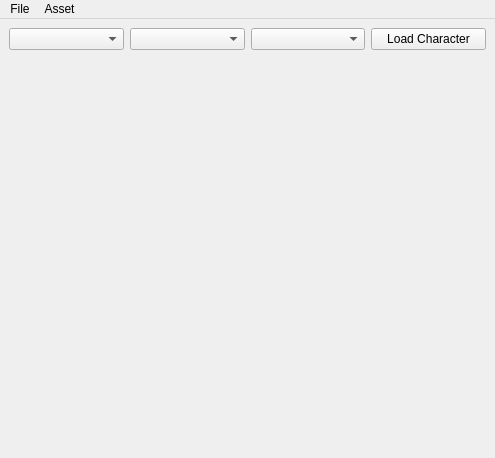
<?xml version="1.0" encoding="UTF-8"?>
<ui version="4.0">
 <class>OsirisRigBuilder</class>
 <widget class="QMainWindow" name="OsirisRigBuilder">
  <property name="geometry">
   <rect>
    <x>0</x>
    <y>0</y>
    <width>495</width>
    <height>458</height>
   </rect>
  </property>
  <property name="windowTitle">
   <string>Osiris Rig Builder</string>
  </property>
  <property name="documentMode">
   <bool>true</bool>
  </property>
  <property name="dockNestingEnabled">
   <bool>false</bool>
  </property>
  <property name="dockOptions">
   <set>QMainWindow::AllowTabbedDocks|QMainWindow::AnimatedDocks</set>
  </property>
  <property name="unifiedTitleAndToolBarOnMac">
   <bool>false</bool>
  </property>
  <widget class="QWidget" name="centralwidget">
   <layout class="QGridLayout" name="gridLayout_2">
    <item row="1" column="1">
     <layout class="QVBoxLayout" name="buildListContainer">
      <property name="rightMargin">
       <number>0</number>
      </property>
     </layout>
    </item>
    <item row="0" column="0" colspan="2">
     <layout class="QHBoxLayout" name="charInfo" stretch="0,0,0,0">
      <item>
       <widget class="QComboBox" name="projectName"/>
      </item>
      <item>
       <widget class="QComboBox" name="assetType">
        <property name="minimumSize">
         <size>
          <width>85</width>
          <height>0</height>
         </size>
        </property>
        <property name="focusPolicy">
         <enum>Qt::StrongFocus</enum>
        </property>
        <property name="frame">
         <bool>true</bool>
        </property>
       </widget>
      </item>
      <item>
       <widget class="QComboBox" name="assetName"/>
      </item>
      <item>
       <widget class="QPushButton" name="loadCharacter">
        <property name="text">
         <string>Load Character</string>
        </property>
       </widget>
      </item>
     </layout>
    </item>
    <item row="1" column="0">
     <layout class="QVBoxLayout" name="moduleListContainer">
      <property name="topMargin">
       <number>0</number>
      </property>
      <property name="rightMargin">
       <number>0</number>
      </property>
     </layout>
    </item>
    <item row="2" column="0" colspan="2">
     <layout class="QVBoxLayout" name="attributeLayoutContainer" stretch=""/>
    </item>
    <item row="3" column="0">
     <spacer name="verticalSpacer">
      <property name="orientation">
       <enum>Qt::Vertical</enum>
      </property>
      <property name="sizeHint" stdset="0">
       <size>
        <width>20</width>
        <height>40</height>
       </size>
      </property>
     </spacer>
    </item>
   </layout>
  </widget>
  <widget class="QMenuBar" name="menubar">
   <property name="geometry">
    <rect>
     <x>0</x>
     <y>0</y>
     <width>495</width>
     <height>26</height>
    </rect>
   </property>
   <widget class="QMenu" name="menuFile">
    <property name="title">
     <string>File</string>
    </property>
    <addaction name="actionNew"/>
    <addaction name="actionSave"/>
    <addaction name="actionLoad"/>
    <addaction name="separator"/>
   </widget>
   <widget class="QMenu" name="menuAsset">
    <property name="enabled">
     <bool>true</bool>
    </property>
    <property name="title">
     <string>Asset</string>
    </property>
    <widget class="QMenu" name="menuCVS">
     <property name="enabled">
      <bool>false</bool>
     </property>
     <property name="title">
      <string>CVs</string>
     </property>
     <addaction name="actionSaveCVS"/>
     <addaction name="actionLoadCVS"/>
     <addaction name="actionMirrorCVS"/>
    </widget>
    <widget class="QMenu" name="menuWeights">
     <property name="enabled">
      <bool>false</bool>
     </property>
     <property name="title">
      <string>Weights</string>
     </property>
     <addaction name="actionSaveWeights"/>
     <addaction name="actionLoadWeights"/>
    </widget>
    <widget class="QMenu" name="menuSkeleton">
     <property name="enabled">
      <bool>false</bool>
     </property>
     <property name="title">
      <string>Skeleton</string>
     </property>
     <addaction name="actionSaveSkeleton"/>
     <addaction name="actionLoadSkeleton"/>
    </widget>
    <widget class="QMenu" name="menuMesh">
     <property name="enabled">
      <bool>false</bool>
     </property>
     <property name="title">
      <string>Mesh</string>
     </property>
     <addaction name="actionSaveMesh"/>
     <addaction name="actionLoadMesh"/>
    </widget>
    <widget class="QMenu" name="menuAnimRig">
     <property name="enabled">
      <bool>false</bool>
     </property>
     <property name="title">
      <string>AnimRig</string>
     </property>
     <addaction name="actionSaveAnimRig"/>
     <addaction name="actionLoadAnimRig"/>
    </widget>
    <addaction name="menuSkeleton"/>
    <addaction name="menuMesh"/>
    <addaction name="menuCVS"/>
    <addaction name="menuWeights"/>
    <addaction name="menuAnimRig"/>
    <addaction name="separator"/>
    <addaction name="actionBuild"/>
   </widget>
   <addaction name="menuFile"/>
   <addaction name="menuAsset"/>
  </widget>
  <action name="actionNew">
   <property name="text">
    <string>New</string>
   </property>
  </action>
  <action name="actionSave">
   <property name="text">
    <string>Save</string>
   </property>
  </action>
  <action name="actionLoad">
   <property name="text">
    <string>Load</string>
   </property>
  </action>
  <action name="actionNew_2">
   <property name="text">
    <string>New</string>
   </property>
  </action>
  <action name="actionSaveCVS">
   <property name="text">
    <string>Save</string>
   </property>
  </action>
  <action name="actionLoadCVS">
   <property name="text">
    <string>Load</string>
   </property>
  </action>
  <action name="actionMirrorCVS">
   <property name="text">
    <string>Mirror</string>
   </property>
  </action>
  <action name="actionSaveWeights">
   <property name="text">
    <string>Save</string>
   </property>
  </action>
  <action name="actionLoadWeights">
   <property name="text">
    <string>Load</string>
   </property>
  </action>
  <action name="actionMesh">
   <property name="text">
    <string>mesh</string>
   </property>
  </action>
  <action name="actionSkeleton">
   <property name="text">
    <string>skeleton</string>
   </property>
  </action>
  <action name="actionAnimRig">
   <property name="text">
    <string>animRig</string>
   </property>
  </action>
  <action name="actionVersion_File">
   <property name="text">
    <string>Version File</string>
   </property>
  </action>
  <action name="actionSaveSkeleton">
   <property name="text">
    <string>Save</string>
   </property>
  </action>
  <action name="actionLoadSkeleton">
   <property name="text">
    <string>Load</string>
   </property>
  </action>
  <action name="actionSaveMesh">
   <property name="text">
    <string>Save</string>
   </property>
  </action>
  <action name="actionLoadMesh">
   <property name="text">
    <string>Load</string>
   </property>
  </action>
  <action name="actionSaveAnimRig">
   <property name="text">
    <string>Save</string>
   </property>
  </action>
  <action name="actionLoadAnimRig">
   <property name="text">
    <string>Load</string>
   </property>
  </action>
  <action name="actionBuild">
   <property name="enabled">
    <bool>false</bool>
   </property>
   <property name="text">
    <string>Build</string>
   </property>
  </action>
 </widget>
 <resources/>
 <connections/>
</ui>
